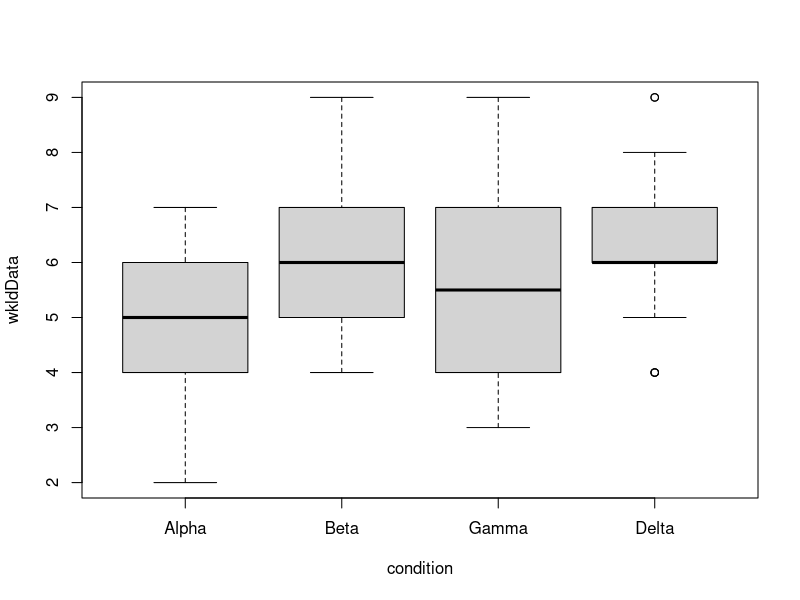
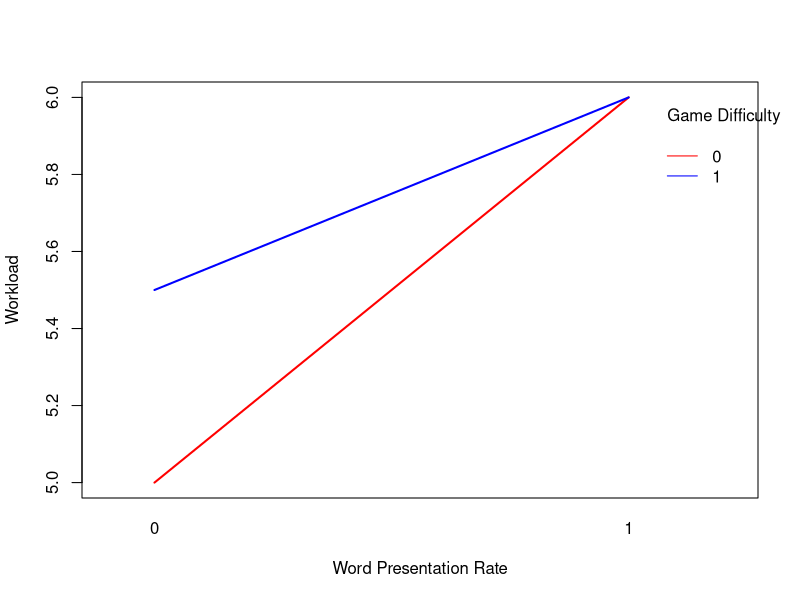

These figures' R source, in order: (Note: this script raises an error after producing the figures.)
# import data
data1 <- read.csv("processedData2.csv")
nSubs = length(data1$Timestamp);

################################## H1 ######################################
# h1: Still to Do!
# alpha = slow/easy
# beta = fast/easy
# gamma = slow/hard
# delta = fast/hard
wkldData = c(data1$WorkloadA, data1$WorkloadB, data1$WorkloadC, data1$WorkloadD)
tetrisDiff = c(rep(0,nSubs),rep(0,nSubs),rep(1,nSubs),rep(1,nSubs))
wordSpd = c(rep(0,nSubs),rep(1,nSubs),rep(0,nSubs),rep(1,nSubs))
condition = c(rep(1,nSubs),rep(2,nSubs),rep(3,nSubs),rep(4,nSubs))
condition <- factor(condition)
levels(condition)<-c("Alpha","Beta","Gamma","Delta")

h1a = aov(wkldData~tetrisDiff+wordSpd)
summary(h1a)

boxplot(wkldData~condition)

interaction.plot(x.factor = wordSpd, trace.factor = tetrisDiff, response = wkldData, fun = median,   ylab = "Workload",
                 xlab = "Word Presentation Rate",
                 col = c("red", "blue"),
                 lty = 1, #line type
                 lwd = 2, #line width
                 trace.label = "Game Difficulty")


# hypothesis 1: 2-factor ANOVA
h1a <- aov(wkldData~factor(tetrisDiff) + factor(wordSpd) + factor(tetrisDiff):factor(wordSpd) +Error(factor(subjNum)))
summary(h1a)

# h1: test for normality
hist(wkldData, main="H1) Histogram of Workload",
     xlab="Workload Rating", ylab="Frequency")
shapiro.test(wkldData)

# to present! h1: non-parametric, friedmans anova with condition
subjNum = factor(rep(1:nSubs,4))
h1f = friedman.test(wkldData,condition,subjNum)
summary(h1f)
boxplot(wkldData~condition, main="H1) Workload by Condition",
        xlab="Condition", ylab="Workload Rating")

################################## H2 ######################################
# h2: workload vs recall linear regression --> not sure this is really allowed w rep measures
rcllData = 100*c(data1$recallA, data1$recallB, data1$recallC, data1$recallD)
wkldData = c(data1$WorkloadA, data1$WorkloadB, data1$WorkloadC, data1$WorkloadD)
h2 = lm(rcllData~wkldData)
plot(wkldData,rcllData, main="H2) Recall vs Workload",
     xlab="Reported Workload [MBS]", ylab="% Recall")
abline(h2)
boxplot(rcllData~condition)

# h2: test for normality
hist(rcllData, main="H1) Histogram of Recall Percentage",
     xlab="Recall Percentage", ylab="Frequency")
shapiro.test(rcllData)

#h2: non-parametric, friedmans anova with condition
h2f = friedman.test(rcllData,condition,subjNum)
boxplot(rcllData~condition, main="H2) Recall % by Condition",
        xlab="Condition", ylab="Recall %")

################################## H3 ######################################
# h3: workload vs precision linear regression
# should be ANOVA instead
prcsnData = 100*c(data1$precisionA, data1$precisionB, data1$precisionC, data1$precisionD)
h3 = lm(prcsnData~wkldData)
plot(wkldData,prcsnData, main="H3) Precision vs Workload",
     xlab="Reported Workload [MBS]", ylab="% Precision")
abline(h3)
boxplot(prcsnData~condition)

# h3: test for normality
hist(prcsnData, main="H3) Histogram of Precision Percentage",
     xlab="Precision Percentage", ylab="Frequency")
shapiro.test(prcsnData)

#h3: non-parametric, friedmans anova with condition
h3f = friedman.test(prcsnData,condition,subjNum)
boxplot(prcsnData~condition, main="H3) Precision % by Condition",
        xlab="Condition", ylab="Precision %")

################################## H0 ######################################
# not kosher stats but interesting that precision is significant and recall is not
# correlating precision and workload
# correlating recall and workload
plot(wkldData,prcsnData)
plot(wkldData,rcllData)
corr <- cor.test(prcsnData, wkldData, method = 'spearman')
corr <- cor.test(rcllData, wkldData, method = 'spearman')

################################## H4 ######################################
# h4: tetris experience vs workload
wkldDataAvg = integer(nSubs)
for (i in 1:nSubs) {
  wkldDataAvg[i] = mean(data1$WorkloadA[i], data1$WorkloadB[i], data1$WorkloadC[i], data1$WorkloadD[i])
}
shapiro.test(wkldDataAvg)

# h4a: tetris experience vs workload
r4a = cor(wkldDataAvg,data1$TetrisXP)
h4a = lm(wkldDataAvg~data1$TetrisXP)
plot(data1$TetrisXP,wkldDataAvg, main="H4a) Workload vs. Tetris Experience",
     xlab="Self-Rated Tetris Experience", ylab="Reported Workload [MBS]")
abline(h4a)


# h4b: high workload experience vs workload
r4b = cor(wkldDataAvg,data1$WorkloadXP)
h4b = lm(wkldDataAvg~data1$WorkloadXP)
plot(data1$WorkloadXP,wkldDataAvg, main="H4b) Workload vs. High-Workload Experience",
     xlab="Self-Rated High-Workload Experience", ylab="Reported Workload [MBS]")
abline(h4b)

################################## H5 ######################################
# h5: game scores and recall % --> also not sure these two are entirely legal
scoreData = c(data1$ScoreA, data1$ScoreB, data1$ScoreC, data1$ScoreD)
r5 = cor(scoreData,rcllData)
h5 = lm(rcllData~scoreData)
plot(scoreData,rcllData, main="H5a) Game Score vs. % Recall",
     xlab="Game Score", ylab="% Recall")
abline(h5)

# h5: game scores and recall % --> also not sure these two are entirely legal
# plot separate for each trial
scoreData = c(data1$ScoreA, data1$ScoreB, data1$ScoreC, data1$ScoreD)
r5 = cor(scoreData,rcllData)
h5 = lm(rcllData~scoreData)
plot(scoreData,rcllData, main="H5a) Game Score vs. % Recall",
     xlab="Game Score", ylab="% Recall")
abline(h5)

# h5a: game scores and recall % 
r5a = cor(scoreData,prcsnData)
h5a = lm(prcsnData~scoreData)
plot(scoreData,prcsnData, main="H5b) Game Score vs. % Precision",
     xlab="Game Score", ylab="% Precision")
abline(h5a)



# h6: still to do.

# precision vs recall
plot(prcsnData,rcllData)
h0 = lm(rcllData~prcsnData)
abline(h0)